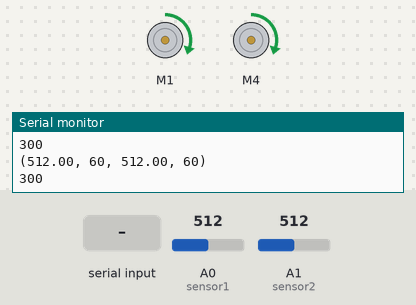
A sketch run on a simulated Arduino Uno, built with avr-gcc and run on an emulated ATmega328P. On the bench: 2 × DC motor (green arrow = forward, orange = backward, longer = faster), the last lines printed to the serial monitor. Inputs (shaded band) come from the test bench; at power-on: A0 (sensor1) = 512, A1 (sensor2) = 512.

Above: at 1.2 s.
1.3 s: A0 (sensor1) set to 317
4.3 s: A0 (sensor1) set to 290
At 5.5 s:
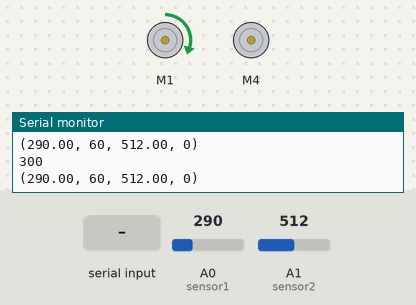
5.8 s: "90,45\n" received over Serial
At 8.0 s:
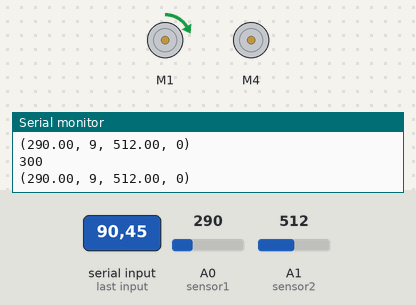
8.3 s: "200\n" received over Serial
At 10.3 s:
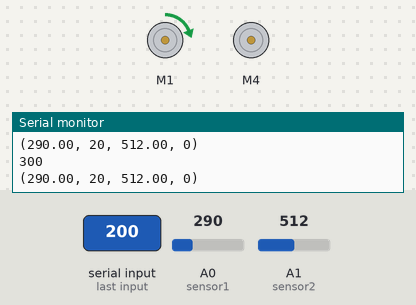
10.8 s: A1 (sensor2) set to 0
At 11.4 s:
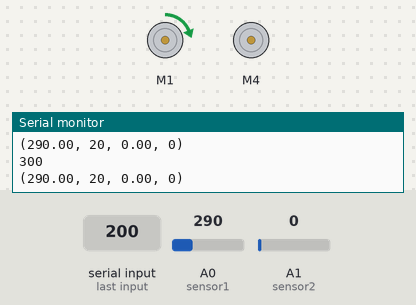
12.3 s: A0 (sensor1) set to 306
At 13.3 s:
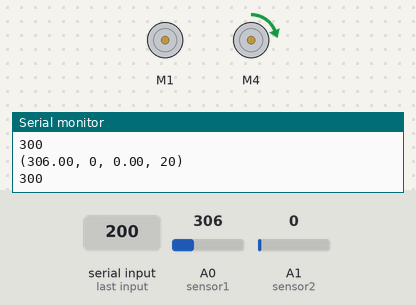
Timing chart, 0 to 14.8 s (numbered marks = the images above; inputs shaded):
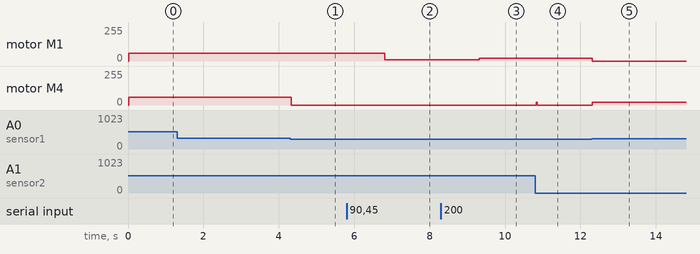

The sketch:

final_serial_3.ino
```cpp
#include <Wire.h>
#include <Adafruit_MotorShield.h>

Adafruit_MotorShield AFMS = Adafruit_MotorShield();

Adafruit_DCMotor *Mright = AFMS.getMotor(4);
Adafruit_DCMotor *Mleft = AFMS.getMotor(1);

int sensor1 = 0; // left  IR sensor location (A0)
int sensor2 = 1; // right IR sensor location (A1)
float Sright;    // right sensor value
float Sleft;     // left  sensor value
int threshold = 300;   // IR value threshold used to determine if sensor is on ground or on tape
int motorLeftValue;
int motorRightValue;

int forward_count = 0;  //increases by 1 when line is not detected (both sensors off tape); resets to 0 in other cases
int turn_case = 0; // records the most recent turn direction, right (1) or left (2), before robot started moving forward
int scan_threshold = 1; // number of times the robot calls the move forward function before it starts scanning for the line

// define motor speeds for various cases
int Mleft_move_speed = 60;
int Mright_move_speed = 60;
int Mleft_still_speed = 0;
int Mright_still_speed = 0;
uint8_t rundirection = BACKWARD;

unsigned int run_time;
const int check_time = 20;

void setup() {
  AFMS.begin();
  Serial.begin(9600);
  pinMode(sensor1, OUTPUT);
  pinMode(sensor2, OUTPUT);
  run_time = millis();
  threshold = 300;
}

// Define function: Turn right
void turnRight() {
  // Move left motor forward, move right motor backwards
  Mleft->setSpeed(Mleft_move_speed);
  Mleft->run(FORWARD);
  Mright->setSpeed(Mright_still_speed);
  Mright->run(rundirection);

  // Record the directions of the motor values
  motorLeftValue = Mleft_move_speed;
  motorRightValue = Mright_still_speed;
}

// Define function: Turn left
void turnLeft() {
  // Move right motor forward, move left motor backwards
  Mright->setSpeed(Mright_move_speed);
  Mright->run(FORWARD);
  Mleft->setSpeed(Mleft_still_speed);
  Mleft->run(rundirection);

  // Record the directions of the motor values
  motorLeftValue = Mleft_still_speed;
  motorRightValue = Mright_move_speed;
}

// Define function: drive forward with both motors
void driveForward() {
  Mleft->setSpeed(Mleft_move_speed);
  Mleft->run(FORWARD);
  Mright->setSpeed(Mright_move_speed);
  Mright->run(FORWARD);

  // Record the directions of the motor values
  motorLeftValue = Mleft_move_speed;
  motorRightValue = Mright_move_speed;
}

// Define function: Print sensor threshold, sensor values,
// and motor values to Serial Monitor
void serialComms() {
  // Print threshold
  Serial.print(threshold);
  Serial.print("\n");
  // Print in format: (Sleft, Mleft, Sright, Mright)
  Serial.print("(");
  Serial.print(Sleft);
  Serial.print(", ");
  Serial.print(motorLeftValue);
  Serial.print(", ");
  Serial.print(Sright);
  Serial.print(", ");
  Serial.print(motorRightValue);
  Serial.print(")\n");
}

void loop() {
  while (Serial.available()) {
    int x = Serial.readString().toInt();
    if ((x % 10) == 0) {
      Mleft_move_speed = x / 10;
      Mright_move_speed = x / 10;
    }
    if ((x % 10) == 1) {
      threshold = (x - 1) / 10;
    }
  }

  unsigned int t;
  t = millis();

  if (t >= run_time + check_time) {
    Sright = analogRead(sensor2);
    Sleft = analogRead(sensor1);

    if (Sright > threshold && Sleft < threshold) { //Sright on line
      turnRight();

      turn_case = 1; // robot is turning right
      forward_count = 0; // robot has escaped the scan and hit the line

      serialComms();
    }

    else if (Sright < threshold && Sleft > threshold) { //Sleft on line
      turnLeft();

      turn_case = 2; // robot is turning left
      forward_count = 0; // robot has escaped the scan and hit the line

      serialComms();
    }

    else if (Sright < threshold && Sleft < threshold) {
      // both sensors are off the line


      if (forward_count >= scan_threshold) {
        // if the robot has driven forward for more loops than the scan threshold,
        // go back to turning in the most recent direction. This helps the robot navigate around sharp corners
        if (turn_case == 1) { // continue turning to the right
          turnRight();
        }
        else if (turn_case == 2) { // continue turning to the left
          turnLeft();
        }
      }
      else {
        // if forward_count >= scan_threshold is false (forward_count < scan_threshold),
        // robot has not been going forward for very long, and we can keep driving forward
        // Move both motors forward
        driveForward();

        // add one to the value of forward_count; tracks how many times in a row the robot has gone forward
        forward_count ++;
      }

      serialComms();
    }

    else if (Sright > threshold && Sleft > threshold) {
      // if both sensors are on the tape, drive forward
      driveForward();
      serialComms();
    }

    run_time = t;
  }
}
```

Measured:
- the behaviour switches between 300 and 299 on A0 (sensor1) (found by bisection; images 0 and 1)
- after the input at 4.3 s, motor M4: forward 60/255 → stopped at once
- after the input at 5.8 s, motor M1: forward 60/255 → forward 9/255 after 1.0 s
- after the input at 8.3 s, motor M1: forward 9/255 → forward 20/255 after 1.0 s
- after the input at 10.8 s, motor M4: stopped → forward 20/255 at once, → stopped 0.03 s later
- after the input at 12.3 s, motor M1: forward 20/255 → stopped at once; motor M4: stopped → forward 20/255 at once
